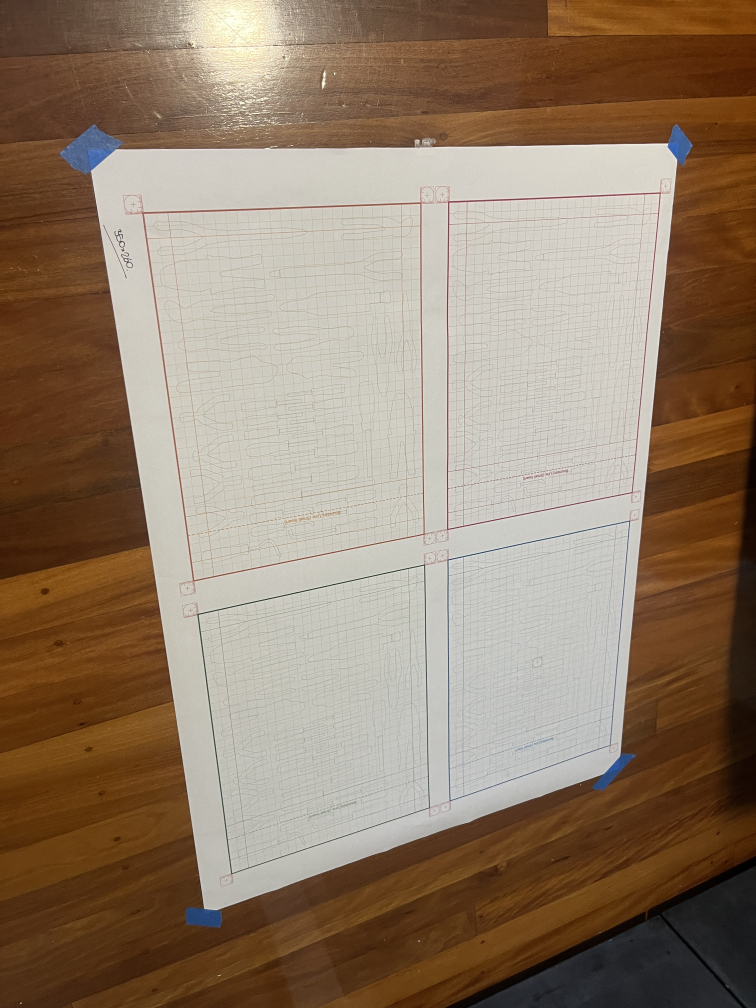
#> input picture data/inputs/colour_benchmark/ceilinglight__badangle__flat__01.JPG, 3024 x 4032 px (shown at 1/4 size)
$ python -i test_grid_removal_methods.py   (imports and definitions only)
#> lines starting #> are read from the running program, lines starting #| are printed output that depends on the picture; after the words box and inside, x2 and y2 are one past the last pixel; in counts of white or black regions, pixels touching at a corner belong together
#> further down, picture is the input picture: shape (4032, 3024, 3); mean B, G, R 106, 125.8, 145.7
"""Batch comparison of grid-removal strategies on a single rectified image.

Why this exists
---------------
The current production pipeline (chroma-boosted HSV + straight Hough bands +
near-band sweep) works well in the body of the image but leaves significant
grid remnants in shadowed corners — especially BlueColourTest01's top-right.
The root cause is that real rectified grids retain slight non-linear
distortion, so the bands' "straight-line" assumption misses curved grid
segments at the image periphery.

This script runs 8 different grid-removal approaches on the SAME input image
and writes:

  data/outputs/grid_method_comparison/<case>/<timestamp>/
    M0_strong_hsv/                # current strong HSV alone
      mask_overlay.png            # input with removal mask in red
      cleaned.png                 # image with mask filled by paper blend
    M1_full_current/              # current production
    M2_lab_a_channel/             # brightness-independent LAB a* threshold
    M3_lab_full/                  # LAB + Hough + near-band (LAB-based M1)
    M4_bg_divide/                 # divide by Gaussian background, then HSV
    M5_local_threshold/           # adaptive thresholding on saturation
    M6_curved_bands/              # polynomial-fit (curved) Hough bands
    M7_inferred_grid/             # spacing-inference projection of full grid
    summary.png                   # all 8 cleaned outputs side by side
    scoreboard.txt                # persistent-orange counts, runtimes

Usage:
    python tools/test_grid_removal_methods.py BlueColourTest01
"""
from __future__ import annotations

import argparse
import sys
import time
from dataclasses import dataclass
from pathlib import Path

sys.path.insert(0, str(Path(__file__).parent.parent / "src"))

import cv2
import numpy as np

from armourcore_cds.phase2.trace_isolation import (
    normalise_lighting,
    normalise_paper_to_white,
    boost_chroma,
    paper_blended_fill,
    build_orange_mask,
    detect_grid_line_bands,
    build_relaxed_orange_in_bands,
    catch_orange_near_bands,
    DARK_MARK_THRESHOLD,
    ACHROMATIC_SAT_MAX,
)

REPO = Path(__file__).parent.parent


# =====================================================================
# Common helpers
# =====================================================================

# [151 lines left out: functions apply_dark_mark_protection, find_local_peaks, m0_strong_hsv, m1_full_current, m2_lab_a_channel, m3_lab_full and 1 more, not called in this run]


def m5_local_threshold(img: np.ndarray, block: int = 41,
                       offset: int = -4) -> tuple[np.ndarray, np.ndarray]:
    """Adaptive thresholding on LAB a* + S magnitude.

    cv2.adaptiveThreshold compares each pixel to its LOCAL mean (block × block).
    Even where the absolute orange saturation is low (shadowed corner), the
    grid still stands out from its immediate paper neighbourhood, so the
    relative threshold catches it.

    Combines a* channel adaptive threshold (chromaticity) with a check that
    the pixel really is in the orange hue range (not just any dark spot).
    """
#> called with block = 41, offset = -4
    lab = cv2.cvtColor(img, cv2.COLOR_BGR2LAB)
#> lab: shape (4032, 3024, 3); mean of channels 0, 1, 2 135.5, 134.4, 142.8
    a = lab[..., 1]
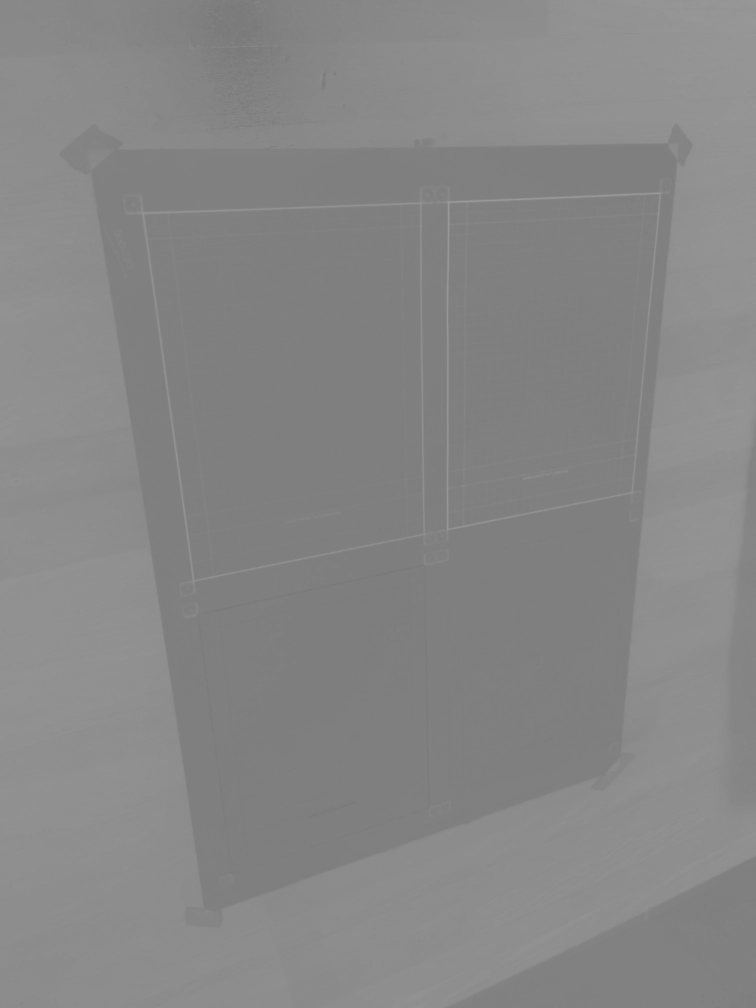
#> a: shape (4032, 3024) (shown at 1/4 size); min 118, max 159, mean 134.4
    # Adaptive threshold on a* — pixel must be locally more red/orange than its
    # surrounding paper.
    a_adapt = cv2.adaptiveThreshold(
        a, 255, cv2.ADAPTIVE_THRESH_GAUSSIAN_C,
        cv2.THRESH_BINARY, block, offset,
    )
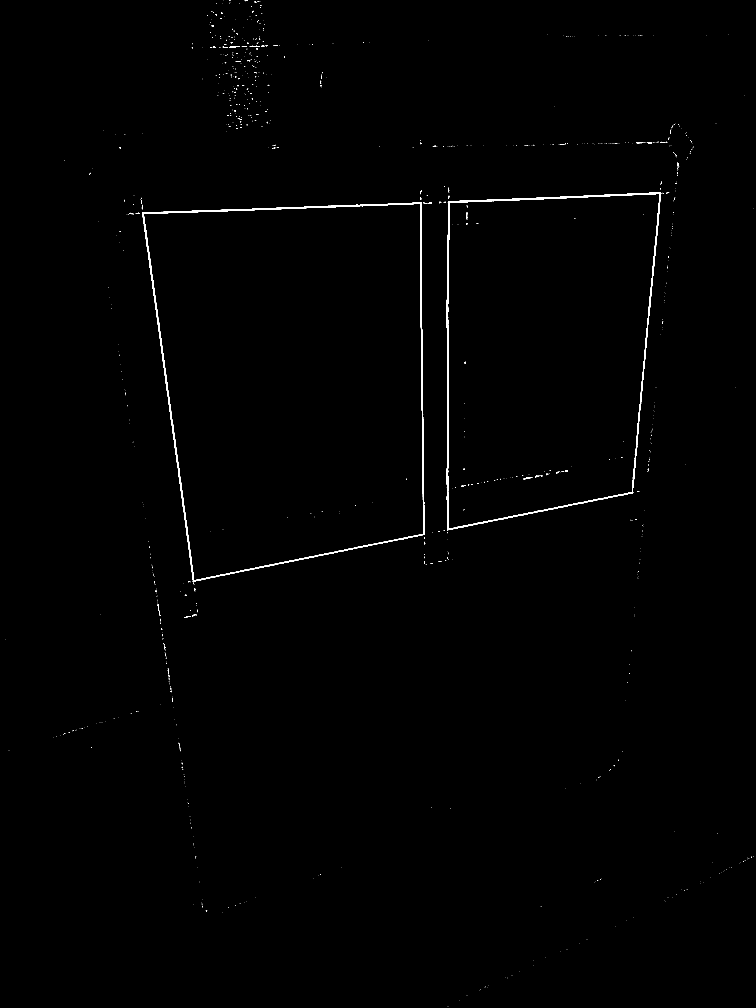
#> a_adapt: shape (4032, 3024) (shown at 1/4 size); 0.43% white; 1119 white regions (1058 under 20 px), largest, box (x1, y1, x2, y2) and area: (568, 809, 1700, 2328) 25263, (1787, 768, 2645, 2122) 21802, (2095, 1908, 2129, 1919) 155
    # Sanity check: the a* must still be > 128 (warm hue), not < 128 (cool)
    hue_warm = (a >= 128).astype(np.uint8) * 255
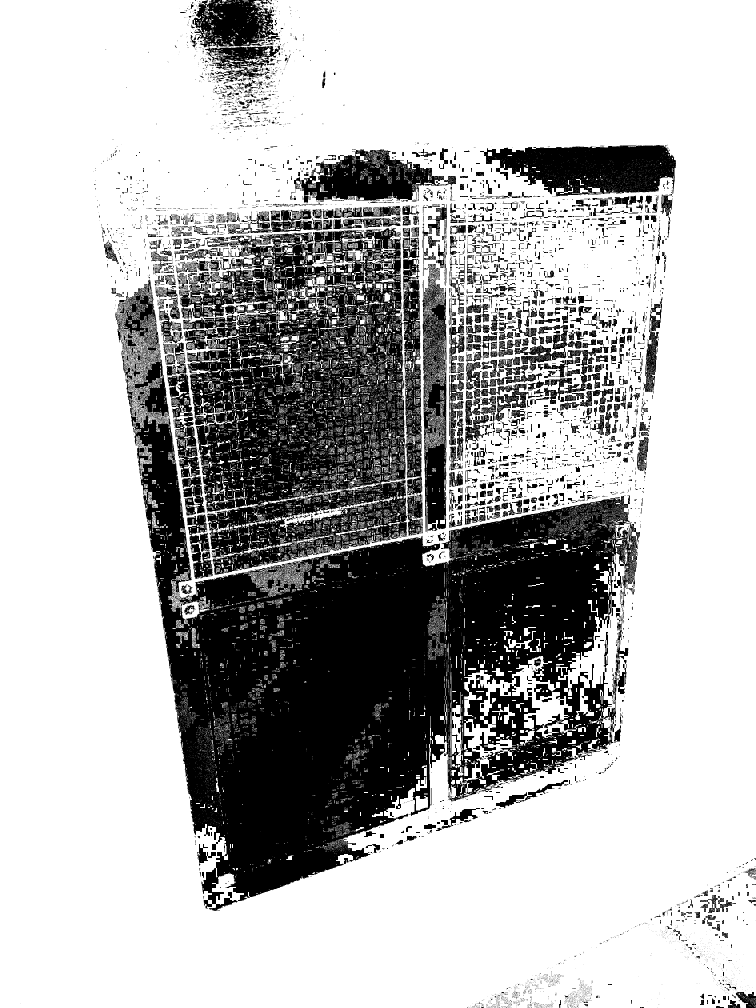
#> hue_warm: shape (4032, 3024) (shown at 1/4 size); 71.3% white; 9106 black regions (7512 under 20 px), largest, box (x1, y1, x2, y2) and area: (461, 1119, 2560, 3644) 1847860, (717, 912, 1628, 2299) 782020, (1920, 580, 2704, 785) 109992
    mask = cv2.bitwise_and(a_adapt, hue_warm)
    n_lbl, lbl, stats, _ = cv2.connectedComponentsWithStats(
        (mask > 0).astype(np.uint8), connectivity=8)
#> lbl: shape (4032, 3024) int32; 1120 distinct labels, from 0 to 1119
#> n_lbl = 1120; stats = 1120 rows, first 6: [0, 0, 3024, 4032, 12140079], [892, 3, 1, 1, 1], [916, 2, 7, 1, 7], [978, 2, 14, 3, 25], [1018, 6, 6, 3, 17], [1029, 6, 8, 2, 12]
    areas = stats[:, cv2.CC_STAT_AREA]
#> areas = 1120 values, max 12140079 at index 0, min 1 at index 1, mean 10886.4
    lut = np.where(areas >= 12, np.uint8(255), np.uint8(0))
#> lut = 1120 values, max 255 at index 0, min 0 at index 1, mean 26.41
    lut[0] = 0
    return lut[lbl].astype(np.uint8), np.zeros_like(mask)


# [166 lines left out: functions m6_curved_bands, m7_inferred_grid, not called in this run]


# =====================================================================
# Runner
# =====================================================================

@dataclass
class MethodResult:
    name: str
    elapsed_s: float
    mask_px: int
    persistent_px: int
    cleaned_path: Path
    overlay_path: Path


METHODS: list[tuple[str, callable]] = [
    ("M0_strong_hsv",     m0_strong_hsv),
    ("M1_full_current",   m1_full_current),
    ("M2_lab_a_channel",  m2_lab_a_channel),
    ("M3_lab_full",       m3_lab_full),
    ("M4_bg_divide",      m4_bg_divide),
    ("M5_local_threshold", m5_local_threshold),
    ("M6_curved_bands",   m6_curved_bands),
    ("M7_inferred_grid",  m7_inferred_grid),
]


# [143 lines left out: functions _persistent_score, _overlay, _label, main, not called in this run]


# [2 lines not run here, left out]

>>> import cv2
>>> picture = cv2.imread('../data/inputs/colour_benchmark/ceilinglight__badangle__flat__01.JPG')
>>> result = m5_local_threshold(picture)
